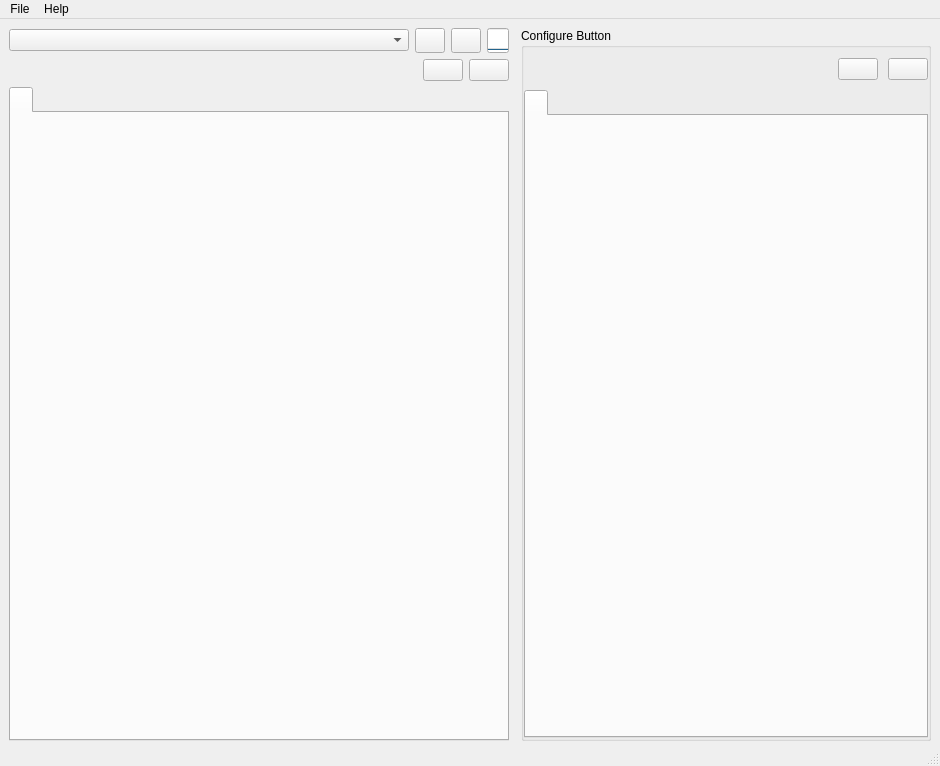
<?xml version="1.0" encoding="UTF-8"?>
<ui version="4.0">
 <class>MainWindow</class>
 <widget class="QMainWindow" name="MainWindow">
  <property name="geometry">
   <rect>
    <x>0</x>
    <y>0</y>
    <width>940</width>
    <height>766</height>
   </rect>
  </property>
  <property name="windowTitle">
   <string>Stream Deck UI</string>
  </property>
  <widget class="QWidget" name="centralwidget">
   <property name="autoFillBackground">
    <bool>false</bool>
   </property>
   <layout class="QHBoxLayout" name="horizontalLayout">
    <property name="spacing">
     <number>6</number>
    </property>
    <property name="leftMargin">
     <number>9</number>
    </property>
    <property name="bottomMargin">
     <number>3</number>
    </property>
    <item>
     <layout class="QHBoxLayout" name="main_horizontalLayout">
      <property name="spacing">
       <number>12</number>
      </property>
      <property name="leftMargin">
       <number>0</number>
      </property>
      <property name="topMargin">
       <number>0</number>
      </property>
      <property name="rightMargin">
       <number>0</number>
      </property>
      <property name="bottomMargin">
       <number>0</number>
      </property>
      <item>
       <layout class="QVBoxLayout" name="left_verticalLayout" stretch="0,0,1">
        <property name="spacing">
         <number>6</number>
        </property>
        <property name="sizeConstraint">
         <enum>QLayout::SetDefaultConstraint</enum>
        </property>
        <property name="topMargin">
         <number>0</number>
        </property>
        <item>
         <layout class="QHBoxLayout" name="deviceSettings_horizontalLayout">
          <property name="leftMargin">
           <number>0</number>
          </property>
          <property name="topMargin">
           <number>0</number>
          </property>
          <property name="rightMargin">
           <number>0</number>
          </property>
          <property name="bottomMargin">
           <number>0</number>
          </property>
          <item>
           <widget class="QComboBox" name="device_list">
            <property name="minimumSize">
             <size>
              <width>400</width>
              <height>0</height>
             </size>
            </property>
           </widget>
          </item>
          <item>
           <widget class="QPushButton" name="settingsButton">
            <property name="sizePolicy">
             <sizepolicy hsizetype="Minimum" vsizetype="Expanding">
              <horstretch>0</horstretch>
              <verstretch>0</verstretch>
             </sizepolicy>
            </property>
            <property name="minimumSize">
             <size>
              <width>0</width>
              <height>0</height>
             </size>
            </property>
            <property name="maximumSize">
             <size>
              <width>30</width>
              <height>16777215</height>
             </size>
            </property>
            <property name="text">
             <string/>
            </property>
            <property name="icon">
             <iconset resource="resources.qrc">
              <normaloff>:/icons/icons/gear.png</normaloff>:/icons/icons/gear.png</iconset>
            </property>
           </widget>
          </item>
          <item>
           <widget class="QPushButton" name="pluginsButton">
            <property name="sizePolicy">
             <sizepolicy hsizetype="Minimum" vsizetype="Expanding">
              <horstretch>0</horstretch>
              <verstretch>0</verstretch>
             </sizepolicy>
            </property>
            <property name="maximumSize">
             <size>
              <width>30</width>
              <height>16777215</height>
             </size>
            </property>
            <property name="toolTip">
             <string>Manage plugins</string>
            </property>
            <property name="text">
             <string/>
            </property>
            <property name="icon">
             <iconset resource="resources.qrc">
              <normaloff>:/icons/icons/plugins.png</normaloff>:/icons/icons/plugins.png</iconset>
            </property>
           </widget>
          </item>
          <item>
           <widget class="QProgressBar" name="cpu_usage">
            <property name="sizePolicy">
             <sizepolicy hsizetype="Fixed" vsizetype="Expanding">
              <horstretch>0</horstretch>
              <verstretch>0</verstretch>
             </sizepolicy>
            </property>
            <property name="maximumSize">
             <size>
              <width>25</width>
              <height>25</height>
             </size>
            </property>
            <property name="maximum">
             <number>130</number>
            </property>
            <property name="value">
             <number>0</number>
            </property>
            <property name="orientation">
             <enum>Qt::Vertical</enum>
            </property>
            <property name="format">
             <string/>
            </property>
           </widget>
          </item>
         </layout>
        </item>
        <item>
         <layout class="QHBoxLayout" name="pageActions">
          <property name="leftMargin">
           <number>0</number>
          </property>
          <property name="topMargin">
           <number>0</number>
          </property>
          <property name="rightMargin">
           <number>0</number>
          </property>
          <item>
           <spacer name="horizontalSpacer">
            <property name="orientation">
             <enum>Qt::Horizontal</enum>
            </property>
            <property name="sizeHint" stdset="0">
             <size>
              <width>40</width>
              <height>20</height>
             </size>
            </property>
           </spacer>
          </item>
          <item>
           <widget class="QPushButton" name="add_page">
            <property name="sizePolicy">
             <sizepolicy hsizetype="Minimum" vsizetype="Expanding">
              <horstretch>0</horstretch>
              <verstretch>0</verstretch>
             </sizepolicy>
            </property>
            <property name="maximumSize">
             <size>
              <width>16777215</width>
              <height>16777215</height>
             </size>
            </property>
            <property name="toolTip">
             <string>Add new page</string>
            </property>
            <property name="text">
             <string/>
            </property>
            <property name="icon">
             <iconset resource="resources.qrc">
              <normaloff>:/icons/icons/add_page.png</normaloff>:/icons/icons/add_page.png</iconset>
            </property>
           </widget>
          </item>
          <item>
           <widget class="QPushButton" name="remove_page">
            <property name="toolTip">
             <string>Delete current page</string>
            </property>
            <property name="text">
             <string/>
            </property>
            <property name="icon">
             <iconset resource="resources.qrc">
              <normaloff>:/icons/icons/remove_page.png</normaloff>:/icons/icons/remove_page.png</iconset>
            </property>
           </widget>
          </item>
         </layout>
        </item>
        <item>
         <widget class="QTabWidget" name="pages">
          <property name="sizePolicy">
           <sizepolicy hsizetype="Preferred" vsizetype="Preferred">
            <horstretch>0</horstretch>
            <verstretch>0</verstretch>
           </sizepolicy>
          </property>
          <property name="autoFillBackground">
           <bool>false</bool>
          </property>
          <property name="styleSheet">
           <string notr="true">b</string>
          </property>
          <property name="currentIndex">
           <number>0</number>
          </property>
          <widget class="QWidget" name="page_1">
           <attribute name="title">
            <string/>
           </attribute>
           <layout class="QGridLayout" name="gridLayout_2"/>
          </widget>
         </widget>
        </item>
       </layout>
      </item>
      <item>
       <layout class="QHBoxLayout" name="right_horizontalLayout">
        <item>
         <widget class="QGroupBox" name="groupBox">
          <property name="minimumSize">
           <size>
            <width>250</width>
            <height>0</height>
           </size>
          </property>
          <property name="title">
           <string>Configure Button</string>
          </property>
          <layout class="QVBoxLayout" name="verticalLayout_3">
           <property name="spacing">
            <number>10</number>
           </property>
           <property name="leftMargin">
            <number>0</number>
           </property>
           <property name="topMargin">
            <number>0</number>
           </property>
           <property name="rightMargin">
            <number>0</number>
           </property>
           <property name="bottomMargin">
            <number>0</number>
           </property>
           <item>
            <layout class="QHBoxLayout" name="button_actions">
             <property name="topMargin">
              <number>10</number>
             </property>
             <property name="bottomMargin">
              <number>0</number>
             </property>
             <item>
              <spacer name="horizontalSpacer_2">
               <property name="orientation">
                <enum>Qt::Horizontal</enum>
               </property>
               <property name="sizeHint" stdset="0">
                <size>
                 <width>40</width>
                 <height>20</height>
                </size>
               </property>
              </spacer>
             </item>
             <item>
              <widget class="QPushButton" name="add_button_state">
               <property name="toolTip">
                <string>Add a new button state</string>
               </property>
               <property name="text">
                <string/>
               </property>
               <property name="icon">
                <iconset resource="resources.qrc">
                 <normaloff>:/icons/icons/add_page.png</normaloff>:/icons/icons/add_page.png</iconset>
               </property>
              </widget>
             </item>
             <item>
              <widget class="QPushButton" name="remove_button_state">
               <property name="toolTip">
                <string>Remove current selected button state</string>
               </property>
               <property name="text">
                <string/>
               </property>
               <property name="icon">
                <iconset resource="resources.qrc">
                 <normaloff>:/icons/icons/remove_page.png</normaloff>:/icons/icons/remove_page.png</iconset>
               </property>
              </widget>
             </item>
            </layout>
           </item>
           <item>
            <widget class="QTabWidget" name="button_states">
             <property name="currentIndex">
              <number>0</number>
             </property>
             <widget class="QWidget" name="tab">
              <attribute name="title">
               <string/>
              </attribute>
              <layout class="QVBoxLayout" name="verticalLayout"/>
             </widget>
            </widget>
           </item>
          </layout>
         </widget>
        </item>
       </layout>
      </item>
     </layout>
    </item>
   </layout>
  </widget>
  <widget class="QMenuBar" name="menubar">
   <property name="geometry">
    <rect>
     <x>0</x>
     <y>0</y>
     <width>940</width>
     <height>33</height>
    </rect>
   </property>
   <widget class="QMenu" name="menuFile">
    <property name="title">
     <string>File</string>
    </property>
    <addaction name="actionImport"/>
    <addaction name="actionExport"/>
    <addaction name="separator"/>
    <addaction name="actionExit"/>
   </widget>
   <widget class="QMenu" name="menuHelp">
    <property name="title">
     <string>Help</string>
    </property>
    <addaction name="actionDocs"/>
    <addaction name="actionGithub"/>
    <addaction name="separator"/>
    <addaction name="actionAbout"/>
   </widget>
   <addaction name="menuFile"/>
   <addaction name="menuHelp"/>
  </widget>
  <widget class="QStatusBar" name="statusbar"/>
  <action name="actionImport">
   <property name="text">
    <string>Import</string>
   </property>
  </action>
  <action name="actionExport">
   <property name="text">
    <string>Export</string>
   </property>
  </action>
  <action name="actionExit">
   <property name="text">
    <string>Exit</string>
   </property>
  </action>
  <action name="actionDocs">
   <property name="text">
    <string>Documentation</string>
   </property>
  </action>
  <action name="actionGithub">
   <property name="text">
    <string>Github</string>
   </property>
  </action>
  <action name="actionAbout">
   <property name="text">
    <string>About...</string>
   </property>
  </action>
 </widget>
 <tabstops>
  <tabstop>device_list</tabstop>
  <tabstop>settingsButton</tabstop>
  <tabstop>pages</tabstop>
 </tabstops>
 <resources>
  <include location="resources.qrc"/>
 </resources>
 <connections/>
</ui>
